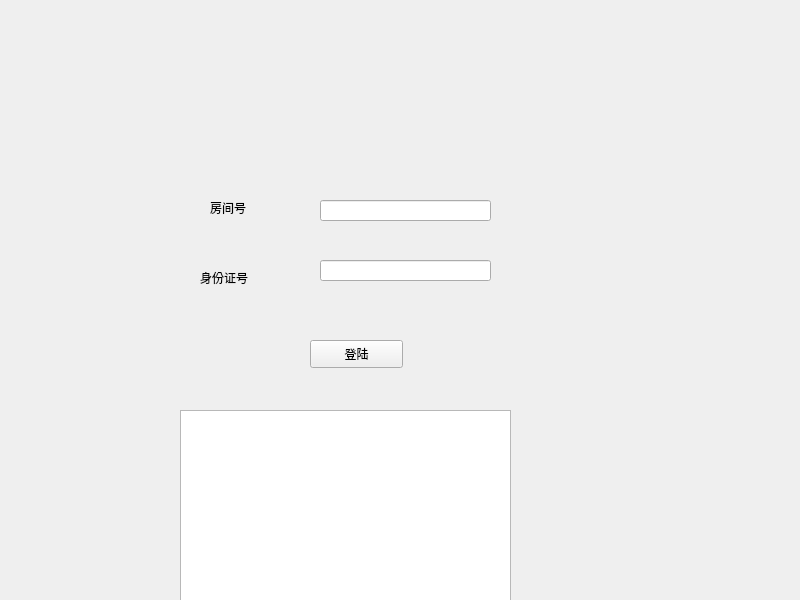
<?xml version="1.0" encoding="UTF-8"?>
<ui version="4.0">
 <class>loginview</class>
 <widget class="QWidget" name="loginview">
  <property name="geometry">
   <rect>
    <x>0</x>
    <y>0</y>
    <width>800</width>
    <height>600</height>
   </rect>
  </property>
  <property name="windowTitle">
   <string>loginview</string>
  </property>
  <widget class="QLabel" name="label">
   <property name="geometry">
    <rect>
     <x>210</x>
     <y>200</y>
     <width>72</width>
     <height>15</height>
    </rect>
   </property>
   <property name="text">
    <string>房间号</string>
   </property>
  </widget>
  <widget class="QLabel" name="label_2">
   <property name="geometry">
    <rect>
     <x>200</x>
     <y>270</y>
     <width>72</width>
     <height>15</height>
    </rect>
   </property>
   <property name="text">
    <string>身份证号</string>
   </property>
  </widget>
  <widget class="QLineEdit" name="lineEdit_roomnumber">
   <property name="geometry">
    <rect>
     <x>320</x>
     <y>200</y>
     <width>171</width>
     <height>21</height>
    </rect>
   </property>
  </widget>
  <widget class="QLineEdit" name="lineEdit_id">
   <property name="geometry">
    <rect>
     <x>320</x>
     <y>260</y>
     <width>171</width>
     <height>21</height>
    </rect>
   </property>
  </widget>
  <widget class="QTextBrowser" name="textBrowser">
   <property name="geometry">
    <rect>
     <x>180</x>
     <y>410</y>
     <width>331</width>
     <height>192</height>
    </rect>
   </property>
  </widget>
  <widget class="QPushButton" name="Button_login">
   <property name="geometry">
    <rect>
     <x>310</x>
     <y>340</y>
     <width>93</width>
     <height>28</height>
    </rect>
   </property>
   <property name="text">
    <string>登陆</string>
   </property>
  </widget>
 </widget>
 <layoutdefault spacing="6" margin="11"/>
 <resources/>
 <connections/>
</ui>
